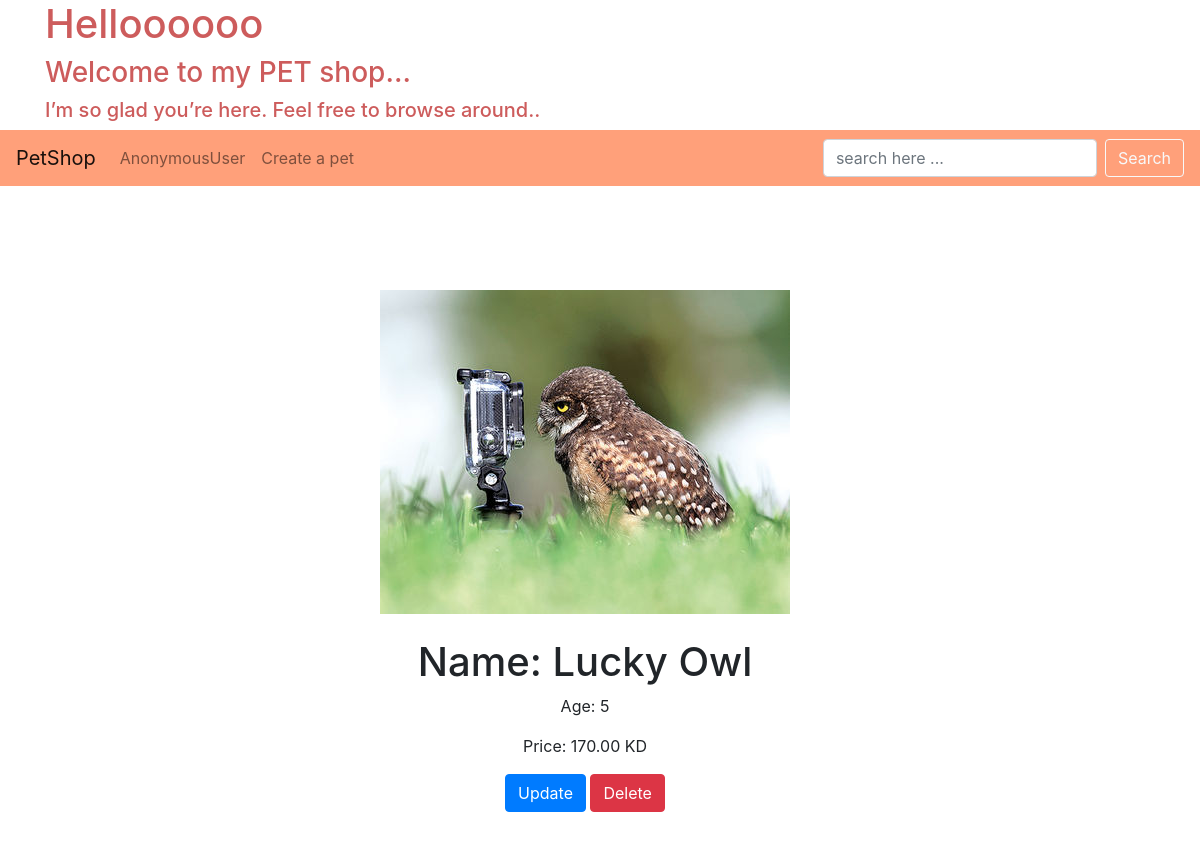
Page /detail/11/ on the committed database.
### app/models.py (models this page shows, shortened)
class Pet (models.Model) :
    name = models.CharField(max_length=50)
    age = models.IntegerField()
    available = models.BooleanField(default=True)
    image = models.ImageField()
    price = models.DecimalField(max_digits=5, decimal_places=2)

### app/views.py (the view)
# urls.py: path('detail/<int:pet_id>/', views.detail, name='pet-detail'),
def detail (request, pet_id):
    context = {
        "pet" : Pet.objects.get(id=pet_id)
    }
    return render(request, 'detail.html', context)

### app/templates/detail.html (shortened to what this page needs)
{% extends "base.html" %}
{% block content %}
<br>
<div class="row container-fluid" style="margin-top:80px">
    <div class="col-12 card border-0 text-center">
    {% if pet.image %}
        <div class="img-card">
        <img src="{{pet.image.url}}" alt=" " class="img-fluid">
        </div>
    {% endif %}
    <br>
    <h1>Name: {{pet.name}}</h1>
    <p>Age: {{pet.age}}</p>
    <p>Price: {{pet.price}} KD</p>
    <div class="pb-5">
    <a class="btn btn-outline-primary active" role="button" aria-pressed="true" href="{% url 'update-pet' pet.id %}">Update</a>
    <a class="btn btn-outline-danger active" role="button" aria-pressed="true" href="{% url 'delete-pet' pet.id %}">Delete</a>
    </div>
    </div>
</div>
{% endblock content %}

### rows in the picture
Pet: image (picture), name "Lucky Owl", age "5", price "170.00"

### other values in the picture
{{ request.user }} "AnonymousUser"
